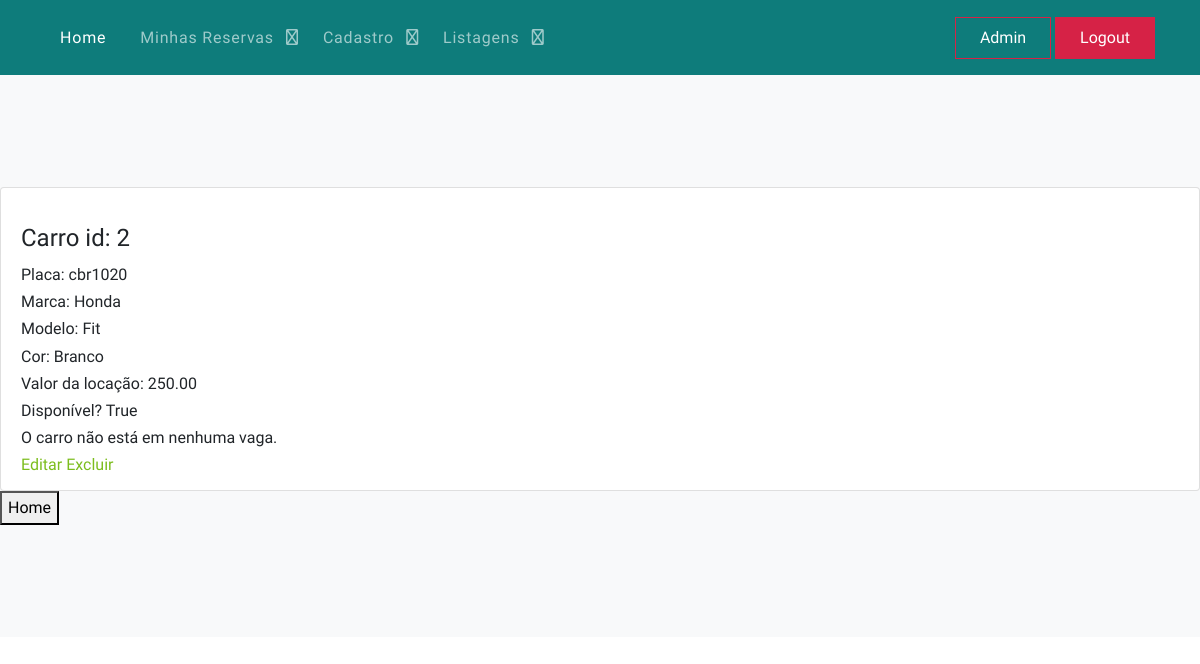
Page /listagemCarros/ (signed in) on the earlier database version.
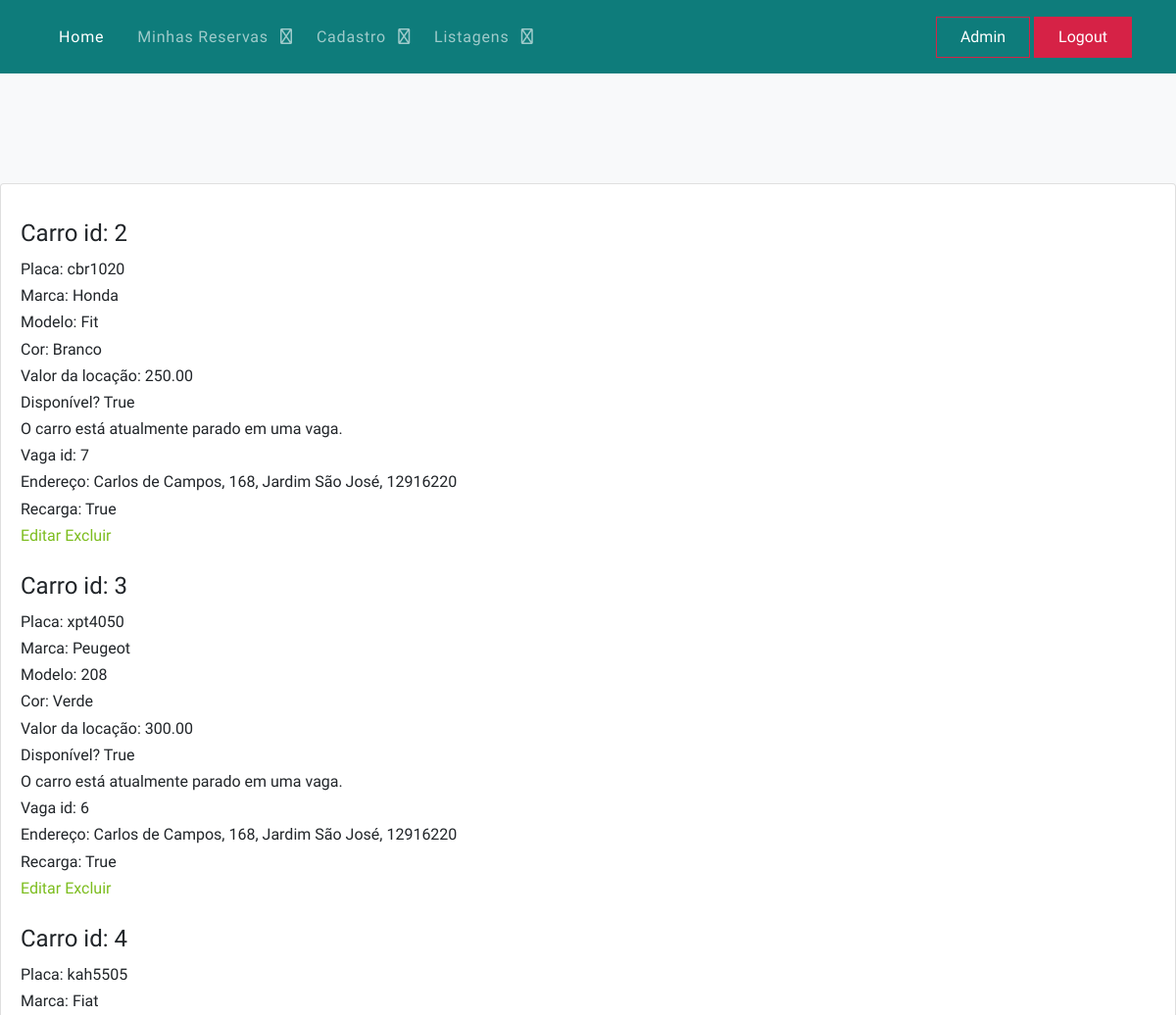
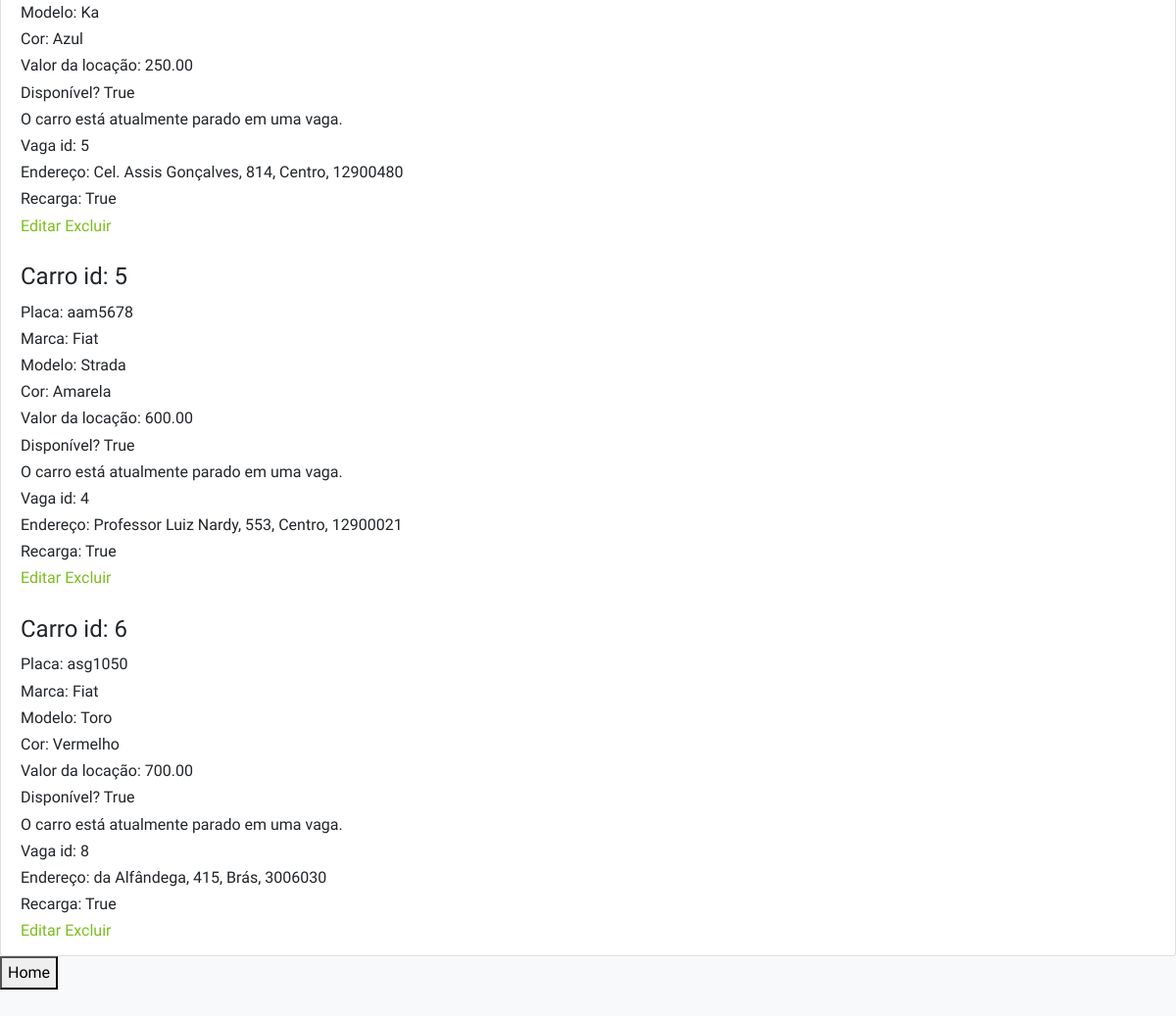
Same page on the later database version (2 pictures, top to bottom).
### core/models.py (models this page shows, shortened)
class Carro(models.Model):
    placa = models.CharField(max_length=20, verbose_name='Placa')
    marca = models.CharField(max_length=20, verbose_name='Marca')
    modelo = models.CharField(max_length=20, verbose_name='Modelo')
    cor = models.CharField(max_length=20, verbose_name='Cor')
    locacao = models.DecimalField(max_digits=10, decimal_places=2, blank=True, null=True, default=0.00, verbose_name='Valor')
    isActive = models.BooleanField(default=True, verbose_name='Ativo?')
    disponivel = models.BooleanField(default=True, blank=True, null=True, verbose_name='Disponível?')
    vaga = models.ForeignKey(Vaga, default=None, on_delete=models.DO_NOTHING, blank=True, null=True, verbose_name='Vaga')
    class Meta:
        verbose_name_plural = 'Carros'

class Vaga(models.Model):
    nome = models.CharField(default='Vaga', max_length=20, verbose_name='Placa')
    ocupado = models.BooleanField(default=False, verbose_name="Ocupado?")
    recarga = models.BooleanField(verbose_name="Possui recarga?")
    endereco = models.ForeignKey(Endereco, on_delete=models.DO_NOTHING, verbose_name='Endereço')
    isActive = models.BooleanField(default=True, verbose_name='Ativo?')
    class Meta:
        verbose_name_plural = "Vagas"

class Endereco(models.Model):
    rua = models.CharField(max_length=100, verbose_name='Rua')
    cidade = models.CharField(max_length=50, verbose_name='Cidade')
    numero = models.IntegerField(default=0, verbose_name='Número')
    bairro = models.CharField(max_length=50, verbose_name='Bairro')
    cep = models.IntegerField(default=0000000, verbose_name='CEP')
    longitude = models.FloatField(default=0.00, verbose_name='Longitude')
    latitude = models.FloatField(default=0.00, verbose_name='Latitude')
    class Meta:
        verbose_name_plural = 'Endereços'

### core/views.py (the view)
# urls.py: path('listagemCarros/', listagemCarros, name='url_listagem_carros'),
@login_required
@user_passes_test(checkGroupAdmin)
def listagemCarros(request):
    if request.POST and request.POST['input_pesquisa']:
        dados = Carro.objects.filter(placa__icontains=request.POST['input_pesquisa'])
    else:
        dados = Carro.objects.all()
    contexto = {'dados': dados, 'text_input': 'Digite a placa', 'listagem': 'listagem'}
    return render(request, 'core/listagem_carros.html', contexto)

### core/templatetags/template_extras.py (called while the page is built)
@register.filter(name='has_group')
def has_group(user, group_name):
    return user.groups.filter(name=group_name).exists()

### core/views.py (called while the page is built)
def checkGroupAdmin(user):
    return user.groups.filter(name='Administradores').exists()

### core/templates/core/listagem_carros.html (shortened to what this page needs)
{% extends 'base.html' %}
{% load static %}
{% block main %}
<ul class="list-group">
    {% for i in dados %}
    <li class="list-group-item">
        {% if i.isActive == True %}
        <h4>Carro id: {{ i.id }} </h4>
            Placa: {{ i.placa }} <br>
            Marca: {{ i.marca }} <br>
            Modelo: {{ i.modelo }} <br>
            Cor: {{ i.cor }} <br>
            Valor da locação: {{ i.locacao }} <br>
            Disponível? {{ i.disponivel }} <br>
            {% if i.vaga.id != None %}
                O carro está atualmente parado em uma vaga.<br>
                Vaga id: {{ i.vaga.id }} <br>
                Endereço: {{ i.vaga.endereco.rua }}, {{ i.vaga.endereco.numero }}, {{ i.vaga.endereco.bairro }}, {{ i.vaga.endereco.cep }}<br>
                Recarga: {{ i.vaga.recarga }} <br>
            {% else %}
                O carro não está em nenhuma vaga.<br>
            {% endif %}
            <a href="{% url 'url_altera_carro' i.id %}">Editar</a>
            <a href="{% url 'url_exclui_carro' i.id %}">Excluir</a>
            <br>
        {% endif %}
    {% empty %}
        Não há carros a exibir.
        </li>
    {% endfor %}
</ul>
<button onclick="window.location.href='/'">Home</button>
{% endblock %}

Differences in the rows shown:
changed Carro "cbr1020": vaga.id (not shown) → "7"; vaga.endereco.rua (not shown) → "Carlos de Campos"; vaga.endereco.numero (not shown) → "168"; vaga.endereco.bairro (not shown) → "Jardim São José"; vaga.endereco.cep (not shown) → "12916220"; vaga.recarga (not shown) → "True"; vaga_id "O carro não está em nenhuma vaga." → "O carro está atualmente parado em uma vaga. Vaga id: Endereço: , , , Recarga:"
added Carro: id "3", placa "xpt4050", marca "Peugeot", modelo "208", cor "Verde", locacao "300.00", disponivel "True", vaga.id "6", vaga.endereco.rua "Carlos de Campos", vaga.endereco.numero "168", vaga.endereco.bairro "Jardim São José", vaga.endereco.cep "12916220", vaga.recarga "True"
added Carro: id "4", placa "kah5505", marca "Fiat", modelo "Ka", cor "Azul", locacao "250.00", disponivel "True", vaga.id "5", vaga.endereco.rua "Cel. Assis Gonçalves", vaga.endereco.numero "814", vaga.endereco.bairro "Centro", vaga.endereco.cep "12900480", vaga.recarga "True"
added Carro: id "5", placa "aam5678", marca "Fiat", modelo "Strada", cor "Amarela", locacao "600.00", disponivel "True", vaga.id "4", vaga.endereco.rua "Professor Luiz Nardy", vaga.endereco.numero "553", vaga.endereco.bairro "Centro", vaga.endereco.cep "12900021", vaga.recarga "True"
added Carro: id "6", placa "asg1050", marca "Fiat", modelo "Toro", cor "Vermelho", locacao "700.00", disponivel "True", vaga.id "8", vaga.endereco.rua "da Alfândega", vaga.endereco.numero "415", vaga.endereco.bairro "Brás", vaga.endereco.cep "3006030", vaga.recarga "True"
